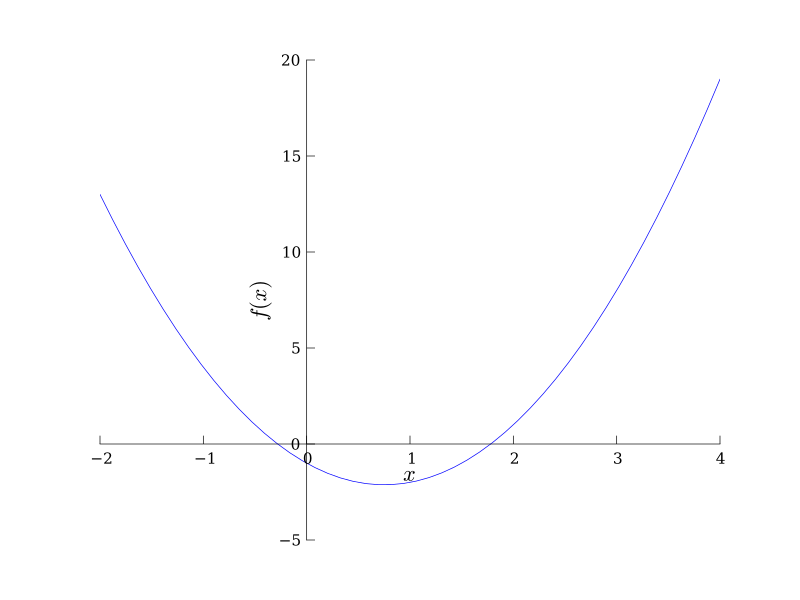

This chart was generated by the following Python code:
import matplotlib.pyplot as plt
import numpy as np
x = np.linspace(-2, 4)
ax = plt.figure().add_subplot(111)
ax.plot(x, 2*x**2 - 3*x -1)
ax.spines['left'].set_position('zero')
ax.spines['right'].set_color('none')
ax.spines['bottom'].set_position('zero')
ax.spines['top'].set_color('none')
ax.spines['left'].set_smart_bounds(True)
ax.spines['bottom'].set_smart_bounds(True)
ax.xaxis.set_ticks_position('bottom')
ax.yaxis.set_ticks_position('left')
ax.set_xlabel('$x$', fontsize=16, position=(1.05, 0.1))
ax.set_ylabel('$f(x)$', fontsize=16, position=(0.45, 1.05), rotation=0)
ax.annotate('', xy=(-0.01,20), xytext=(0,15),
            textcoords='offset points', ha='center',
            arrowprops=dict(arrowstyle='<|-', shrinkA=0, shrinkB=0,
                           facecolor='black', linewidth=0.5))
ax.annotate('', xy=(4, 0.03), xytext=(15,0),
            textcoords='offset points', ha='center',
            arrowprops=dict(arrowstyle='<|-', shrinkA=0, shrinkB=0,
                           facecolor='black', linewidth=0.5))
plt.show()
